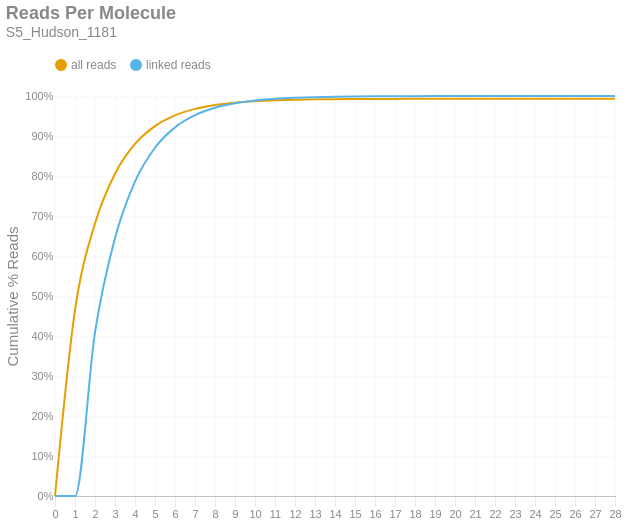

Here is the notebook cell this chart was saved with:
### Markdown cell above
### Reads per Molecule
This chart shows the cumulative distribution of the number of reads per linked molecule. That is, how many alignments are associated with a unique molecule. This excludes the number of reads associated with invalid or absent linked-read barcodes. The `linked` histogram is the percentages recalculated when disregarding singletons.

### Code cell
if SKIPLR:
    print_html(f"Skipped")
else:
    counts = np.bincount(valids['reads'].cast(pl.Int64).to_numpy())
    weighted = counts * np.arange(len(counts))
    all_perc = weighted / n_reads
    linked_perc = weighted / n_linked_reads
    linked_perc[1] = 0
    binned_df = pl.DataFrame({
        'readsper': list(range(len(counts))),
        'all reads (cumsum)': np.cumsum(all_perc).tolist(),
        'linked reads (cumsum)': np.cumsum(linked_perc).tolist(),
    })

    with SafeRender(binned_df):
        (
            density_plot(binned_df, 'Reads Per Molecule', samplename, 'readspmol')
            .encode(
                x=alt.X('readsper:O', title=None).axis(labelAngle=0).scale(padding=0),
                y=alt.Y('value:Q', title='Cumulative % Reads').axis(format='%').stack(False),
                color=alt.Color("key:N").scale(domain=["all reads", "linked reads"]),
                tooltip=[
                    alt.Tooltip("key:N", title="Data Type"),
                    alt.Tooltip("readsper:O", title="Reads Per Molecule"),
                    alt.Tooltip("value:Q", format=".2%", title="% Reads (Cum.)")
                ]            
            )
        ).display()

### Figure 1 — Vega-Lite specification as saved in the notebook (floating-point values rounded to 4 significant figures)
{"width": "container", "height": 400, "config": {"title": {"anchor": "start", "dy": -15, "fontSize": 18, "color": "#888888", "subtitleColor": "#888888", "subtitleFontSize": 14}, "arc": {"fill": "#0072B2"}, "axis": {"domainColor": "#888888", "domainWidth": 0.5, "gridWidth": 0.2, "grid": false, "titleFontWeight": 400, "titleFontSize": 15, "labelFontSize": 11, "labelColor": "#888888", "tickColor": "#888888", "tickWidth": 0.2, "titleColor": "#888888"}, "axisBand": {"grid": false}, "axisX": {"grid": true, "tickSize": 10, "domainCap": "round"}, "axisY": {"domain": false, "grid": true, "tickSize": 0, "domainCap": "round"}, "background": "transparent", "header": {"labelFontSize": 15, "labelColor": "#888888", "titleFontSize": 15, "titleFontWeight": 600, "titleColor": "#888888"}, "legend": {"labelFont": "sans-serif", "labelFontSize": 12, "labelColor": "#888888", "symbolSize": 100, "symbolType": "circle", "titleFontSize": 12, "titlePadding": 10, "titleColor": "#888888", "title": null, "orient": "top"}, "range": {"category": ["#E69F00", "#56B4E9", "#009E73", "#F0E442", "#0072B2", "#D55E00", "#CC79A7", "#000000"], "diverging": ["#cfe8f3", "#a2d4ec", "#73bfe2", "#46abdb", "#1696d2", "#12719e"]}, "area": {"fill": "#0072B2", "fillOpacity": 0.7, "line": true, "strokeOpacity": 0.7}, "line": {"color": "#0072B2", "stroke": "#0072B2", "strokeWidth": 2}, "trail": {"color": "#0072B2", "stroke": "#0072B2", "strokeWidth": 0, "size": 1}, "point": {"filled": true, "fillOpacity": 1.0, "size": 95}, "text": {"color": "#888888", "fontSize": 11, "align": "right", "fontWeight": 400, "size": 11}, "bar": {"fill": "#0072B2", "stroke": null}, "view": {"stroke": null, "continuousWidth": 660, "continuousHeight": 400}}, "data": {"name": "data-2a60097ed0c6f1b3d887769a7d2dc1ae"}, "mark": {"type": "line", "interpolate": "monotone", "point": {"opacity": 0, "size": 275}}, "encoding": {"color": {"field": "key", "scale": {"domain": ["all reads", "linked reads"]}, "type": "nominal"}, "tooltip": [{"field": "key", "title": "Data Type", "type": "nominal"}, {"field": "readsper", "title": "Reads Per Molecule", "type": "ordinal"}, {"field": "value", "format": ".2%", "title": "% Reads (Cum.)", "type": "quantitative"}], "x": {"axis": {"labelAngle": 0}, "field": "readsper", "scale": {"padding": 0}, "title": null, "type": "ordinal"}, "y": {"axis": {"format": "%"}, "field": "value", "stack": false, "title": "Cumulative % Reads", "type": "quantitative"}}, "params": [{"name": "param_c36ac31b6afebe62", "select": {"type": "point", "fields": ["key"]}, "bind": "legend"}], "title": {"text": "Reads Per Molecule", "subtitle": "S5_Hudson_1181"}, "transform": [{"fold": ["all reads (cumsum)", "linked reads (cumsum)"]}, {"calculate": "replace(datum.key, ' (cumsum)', '')", "as": "key"}, {"filter": {"param": "param_c36ac31b6afebe62"}}], "usermeta": {"embedOptions": {"downloadFileName": "S5_Hudson_1181.readspmol"}}, "$schema": "https://vega.github.io/schema/vega-lite/v6.1.0.json", "datasets": {"data-2a60097ed0c6f1b3d887769a7d2dc1ae": [{"readsper": 0, "all reads (cumsum)": 0.0, "linked reads (cumsum)": 0.0}, {"readsper": 1, "all reads (cumsum)": 0.4648, "linked reads (cumsum)": 0.0}, {"readsper": 2, "all reads (cumsum)": 0.681, "linked reads (cumsum)": 0.4093}, {"readsper": 3, "all reads (cumsum)": 0.8055, "linked reads (cumsum)": 0.645}, {"readsper": 4, "all reads (cumsum)": 0.8801, "linked reads (cumsum)": 0.7861}, {"readsper": 5, "all reads (cumsum)": 0.9248, "linked reads (cumsum)": 0.8707}, {"readsper": 6, "all reads (cumsum)": 0.9516, "linked reads (cumsum)": 0.9215}, {"readsper": 7, "all reads (cumsum)": 0.9678, "linked reads (cumsum)": 0.9521}, {"readsper": 8, "all reads (cumsum)": 0.9776, "linked reads (cumsum)": 0.9706}, {"readsper": 9, "all reads (cumsum)": 0.9834, "linked reads (cumsum)": 0.9817}, {"readsper": 10, "all reads (cumsum)": 0.9871, "linked reads (cumsum)": 0.9886}, {"readsper": 11, "all reads (cumsum)": 0.9893, "linked reads (cumsum)": 0.9929}, {"readsper": 12, "all reads (cumsum)": 0.9907, "linked reads (cumsum)": 0.9954}, {"readsper": 13, "all reads (cumsum)": 0.9916, "linked reads (cumsum)": 0.9971}, {"readsper": 14, "all reads (cumsum)": 0.9921, "linked reads (cumsum)": 0.9981}, {"readsper": 15, "all reads (cumsum)": 0.9924, "linked reads (cumsum)": 0.9988}, {"readsper": 16, "all reads (cumsum)": 0.9927, "linked reads (cumsum)": 0.9992}, {"readsper": 17, "all reads (cumsum)": 0.9928, "linked reads (cumsum)": 0.9995}, {"readsper": 18, "all reads (cumsum)": 0.9929, "linked reads (cumsum)": 0.9997}, {"readsper": 19, "all reads (cumsum)": 0.993, "linked reads (cumsum)": 0.9998}, {"readsper": 20, "all reads (cumsum)": 0.993, "linked reads (cumsum)": 0.9999}, {"readsper": 21, "all reads (cumsum)": 0.993, "linked reads (cumsum)": 0.9999}, {"readsper": 22, "all reads (cumsum)": 0.9931, "linked reads (cumsum)": 0.9999}, {"readsper": 23, "all reads (cumsum)": 0.9931, "linked reads (cumsum)": 1.0}, {"readsper": 24, "all reads (cumsum)": 0.9931, "linked reads (cumsum)": 1.0}, {"readsper": 25, "all reads (cumsum)": 0.9931, "linked reads (cumsum)": 1.0}, {"readsper": 26, "all reads (cumsum)": 0.9931, "linked reads (cumsum)": 1.0}, {"readsper": 27, "all reads (cumsum)": 0.9931, "linked reads (cumsum)": 1.0}, {"readsper": 28, "all reads (cumsum)": 0.9931, "linked reads (cumsum)": 1.0}]}}
